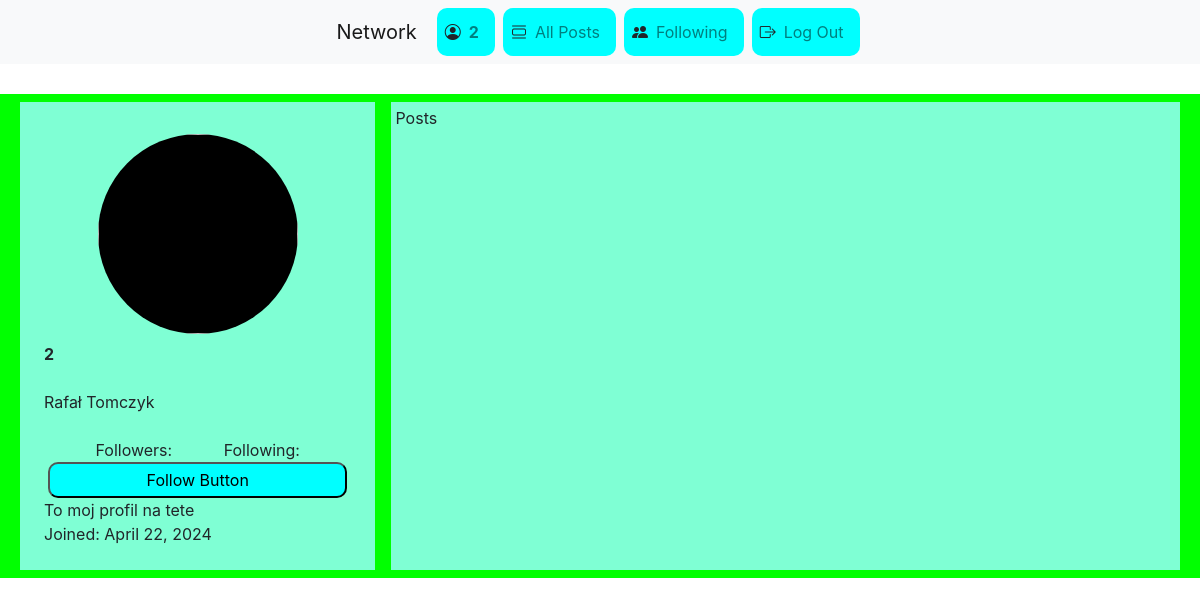
Page /profile (signed in) on the earlier database version.
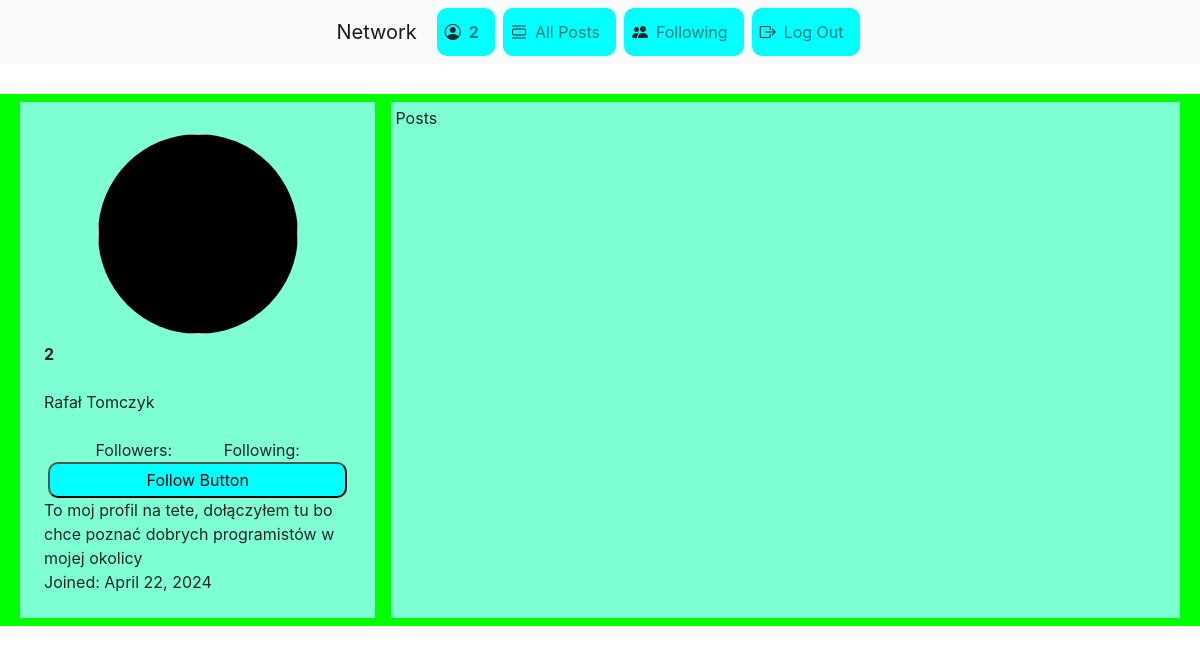
Same page on the later database version.
### network/models.py (models this page shows)
class User(AbstractUser):
    description = models.CharField(max_length=255, default="")

### network/views.py (the view)
# urls.py: path("profile", views.profile, name="profile"),
def profile(request):
    return render(request, "network/profile.html")

### network/templates/network/profile.html (shortened to what this page needs)
{% extends "network/layout.html" %}
{% load static %}
{% block head %}
    <link rel="stylesheet" href="{% static 'network/profile.css' %}">
{% endblock %}
{% block body %}
    <div class="content">
        <div class="left-row">
            <div class="profile-image-container">
                <img class="profile-image">
            </div>
            <b>{{ user.username }}</b>
            <br>
            {{ user.first_name }}
            {{ user.last_name }}
            <br>
            <br>
            <div class="followers-stats">
                <div>
                    Followers:
                </div>
                <div>
                    Following:
                </div>
            </div>
            <button class="action-button">Follow Button</button>
            {{ user.description }}
            <br>
            Joined: {{ user.date_joined.date}}
        </div>
        <div class="right-row">
            Posts
        </div>
    </div>
{% endblock %}

### network/templates/network/layout.html (shortened to what this page needs)
{% load static %}
<!DOCTYPE html>
<html lang="en">
    <head>
        <link rel="stylesheet" href="https://stackpath.bootstrapcdn.com/bootstrap/4.4.1/css/bootstrap.min.css">
        <link rel="stylesheet" href="https://cdn.jsdelivr.net/npm/bootstrap-icons@1.5.0/font/bootstrap-icons.css">
        <link href="{% static 'network/styles.css' %}" rel="stylesheet">
        {% block head %}{% endblock %}
    </head>
    <body>
        <nav class="navbar navbar-expand-lg navbar-light bg-light sticky-top">
            <a class="navbar-brand" href="#">Network</a>
            <div>
              <ul class="navbar-nav mr-auto">
                {% if user.is_authenticated %}
                    <li class="nav-item">
                        <i class="bi bi-person-circle"></i>
                        <a class="nav-link" href="{% url 'profile'%}"><strong>{{ user.username }}</strong></a>
                    </li>
                {% endif %}
                <li class="nav-item">
                    <i class="bi bi-view-list"></i>
                    <a class="nav-link" href="{% url 'index' %}">All Posts</a>
                </li>
                {% if user.is_authenticated %}
                    <li class="nav-item">
                        <i class="bi bi-people-fill"></i>
                        <a class="nav-link" href="#">Following</a>
                    </li>
                    <li class="nav-item">
                        <i class="bi bi-box-arrow-right"></i>
                        <a class="nav-link" href="{% url 'logout' %}">Log Out</a>
                    </li>
                {% endif %}
              </ul>
            </div>
          </nav>
        <div class="body">
            {% block body %}
            {% endblock %}
        </div>
    </body>
</html>

### network/static/network/styles.css (style rules this page uses)
.content { max-width: 1200px; margin: auto; margin-top: 30px; margin-bottom: 30px; padding: 8px 20px; background-color: rgb(1, 255, 1); }
.navbar { display: flex; align-items: center; justify-content: center; }
.nav-item { margin: 0 4px; background-color: aqua; border-radius: 10px; display: flex; align-items: center; justify-content: center; padding: 4px 8px; }
.action-button { margin: 0 4px; background-color: aqua; border-radius: 10px; display: flex; align-items: center; justify-content: center; padding: 4px 8px; }

### network/static/network/profile.css (style rules this page uses)
.content { display: flex; }
.left-row { width: 360px; display: flex; flex-direction: column; padding: 24px; margin-right: 16px; background-color: aquamarine; }
.right-row { width: 800px; display: flex; flex-direction: column; padding: 4px; background-color: aquamarine; }
.profile-image-container { display: flex; align-items: center; justify-content: center; }
.profile-image { width: 200px; height: 200px; border-radius: 100%; object-fit: cover; background-color: black; margin: 8px 20px; }
.followers-stats { display: flex; justify-content:space-evenly; }

Differences in the rows shown:
changed User "Rafał": description "To moj profil na tete" → "To moj profil na tete, dołączyłem tu bo chce poznać dobrych programistów w mojej okolicy"
